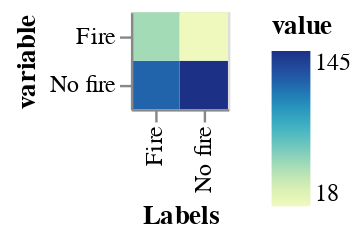

Notebook code cell kept with this figure:
### Code cell
alt.Chart(cmDf).mark_rect().encode(
    x='Labels',
    y='variable',
    color='value'
)

### Figure 1 — Vega-Lite specification as saved in the notebook (floating-point values rounded to 4 significant figures)
{"config": {"view": {"continuousWidth": 400, "continuousHeight": 300}}, "data": {"name": "data-c99eb18a8e802be94d423d7ccde87bd4"}, "mark": "rect", "encoding": {"color": {"type": "quantitative", "field": "value"}, "x": {"type": "nominal", "field": "Labels"}, "y": {"type": "nominal", "field": "variable"}}, "$schema": "https://vega.github.io/schema/vega-lite/v4.8.1.json", "datasets": {"data-c99eb18a8e802be94d423d7ccde87bd4": [{"Labels": "No fire", "variable": "No fire", "value": 145}, {"Labels": "Fire", "variable": "No fire", "value": 119}, {"Labels": "No fire", "variable": "Fire", "value": 18}, {"Labels": "Fire", "variable": "Fire", "value": 51}]}}
